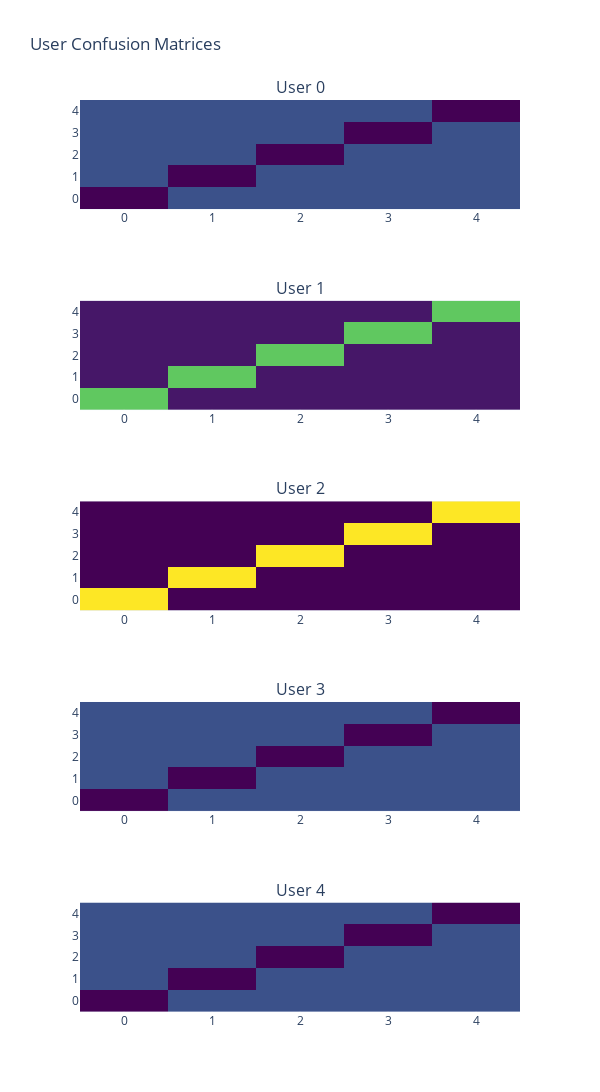

Write notebook code for a chart like this one.
### Code cell
plot_user_confusion_matrices(combined_traces[0]['pi_tensor'])

### Figure 1 — Plotly figure (JSON) as saved in the notebook; plotly's stock layout.template omitted (floating-point values rounded to 4 significant figures)
{"data": [{"colorscale": [[0, "#440154"], [0.1111, "#482878"], [0.2222, "#3e4989"], [0.3333, "#31688e"], [0.4444, "#26828e"], [0.5556, "#1f9e89"], [0.6667, "#35b779"], [0.7778, "#6ece58"], [0.8889, "#b5de2b"], [1, "#fde725"]], "showscale": false, "type": "heatmap", "x": ["0", "1", "2", "3", "4"], "xaxis": "x", "y": ["0", "1", "2", "3", "4"], "yaxis": "y", "z": [[7.168e-189, 0.25, 0.25, 0.25, 0.25], [0.25, 7.168e-189, 0.25, 0.25, 0.25], [0.25, 0.25, 7.168e-189, 0.25, 0.25], [0.25, 0.25, 0.25, 7.168e-189, 0.25], [0.25, 0.25, 0.25, 0.25, 7.168e-189]], "zmax": 1, "zmin": 0}, {"colorscale": [[0, "#440154"], [0.1111, "#482878"], [0.2222, "#3e4989"], [0.3333, "#31688e"], [0.4444, "#26828e"], [0.5556, "#1f9e89"], [0.6667, "#35b779"], [0.7778, "#6ece58"], [0.8889, "#b5de2b"], [1, "#fde725"]], "showscale": false, "type": "heatmap", "x": ["0", "1", "2", "3", "4"], "xaxis": "x2", "y": ["0", "1", "2", "3", "4"], "yaxis": "y2", "z": [[0.75, 0.0625, 0.0625, 0.0625, 0.0625], [0.0625, 0.75, 0.0625, 0.0625, 0.0625], [0.0625, 0.0625, 0.75, 0.0625, 0.0625], [0.0625, 0.0625, 0.0625, 0.75, 0.0625], [0.0625, 0.0625, 0.0625, 0.0625, 0.75]], "zmax": 1, "zmin": 0}, {"colorscale": [[0, "#440154"], [0.1111, "#482878"], [0.2222, "#3e4989"], [0.3333, "#31688e"], [0.4444, "#26828e"], [0.5556, "#1f9e89"], [0.6667, "#35b779"], [0.7778, "#6ece58"], [0.8889, "#b5de2b"], [1, "#fde725"]], "showscale": false, "type": "heatmap", "x": ["0", "1", "2", "3", "4"], "xaxis": "x3", "y": ["0", "1", "2", "3", "4"], "yaxis": "y3", "z": [[1.0, 0.0, 0.0, 0.0, 0.0], [0.0, 1.0, 0.0, 0.0, 0.0], [0.0, 0.0, 1.0, 0.0, 0.0], [0.0, 0.0, 0.0, 1.0, 0.0], [0.0, 0.0, 0.0, 0.0, 1.0]], "zmax": 1, "zmin": 0}, {"colorscale": [[0, "#440154"], [0.1111, "#482878"], [0.2222, "#3e4989"], [0.3333, "#31688e"], [0.4444, "#26828e"], [0.5556, "#1f9e89"], [0.6667, "#35b779"], [0.7778, "#6ece58"], [0.8889, "#b5de2b"], [1, "#fde725"]], "showscale": false, "type": "heatmap", "x": ["0", "1", "2", "3", "4"], "xaxis": "x4", "y": ["0", "1", "2", "3", "4"], "yaxis": "y4", "z": [[1.122e-120, 0.25, 0.25, 0.25, 0.25], [0.25, 1.122e-120, 0.25, 0.25, 0.25], [0.25, 0.25, 1.122e-120, 0.25, 0.25], [0.25, 0.25, 0.25, 1.122e-120, 0.25], [0.25, 0.25, 0.25, 0.25, 1.122e-120]], "zmax": 1, "zmin": 0}, {"colorscale": [[0, "#440154"], [0.1111, "#482878"], [0.2222, "#3e4989"], [0.3333, "#31688e"], [0.4444, "#26828e"], [0.5556, "#1f9e89"], [0.6667, "#35b779"], [0.7778, "#6ece58"], [0.8889, "#b5de2b"], [1, "#fde725"]], "showscale": false, "type": "heatmap", "x": ["0", "1", "2", "3", "4"], "xaxis": "x5", "y": ["0", "1", "2", "3", "4"], "yaxis": "y5", "z": [[9.165e-133, 0.25, 0.25, 0.25, 0.25], [0.25, 9.165e-133, 0.25, 0.25, 0.25], [0.25, 0.25, 9.165e-133, 0.25, 0.25], [0.25, 0.25, 0.25, 9.165e-133, 0.25], [0.25, 0.25, 0.25, 0.25, 9.165e-133]], "zmax": 1, "zmin": 0}], "layout": {"annotations": [{"font": {"size": 16}, "showarrow": false, "text": "User 0", "x": 0.5, "xanchor": "center", "xref": "paper", "y": 1, "yanchor": "bottom", "yref": "paper"}, {"font": {"size": 16}, "showarrow": false, "text": "User 1", "x": 0.5, "xanchor": "center", "xref": "paper", "y": 0.78, "yanchor": "bottom", "yref": "paper"}, {"font": {"size": 16}, "showarrow": false, "text": "User 2", "x": 0.5, "xanchor": "center", "xref": "paper", "y": 0.56, "yanchor": "bottom", "yref": "paper"}, {"font": {"size": 16}, "showarrow": false, "text": "User 3", "x": 0.5, "xanchor": "center", "xref": "paper", "y": 0.34, "yanchor": "bottom", "yref": "paper"}, {"font": {"size": 16}, "showarrow": false, "text": "User 4", "x": 0.5, "xanchor": "center", "xref": "paper", "y": 0.12, "yanchor": "bottom", "yref": "paper"}], "height": 1500, "showlegend": false, "title": {"text": "User Confusion Matrices"}, "width": 600, "xaxis": {"anchor": "y", "domain": [0, 1]}, "xaxis2": {"anchor": "y2", "domain": [0, 1]}, "xaxis3": {"anchor": "y3", "domain": [0, 1]}, "xaxis4": {"anchor": "y4", "domain": [0, 1]}, "xaxis5": {"anchor": "y5", "domain": [0, 1]}, "yaxis": {"anchor": "x", "domain": [0.88, 1]}, "yaxis2": {"anchor": "x2", "domain": [0.66, 0.78]}, "yaxis3": {"anchor": "x3", "domain": [0.44, 0.56]}, "yaxis4": {"anchor": "x4", "domain": [0.22, 0.34]}, "yaxis5": {"anchor": "x5", "domain": [0, 0.12]}}}
